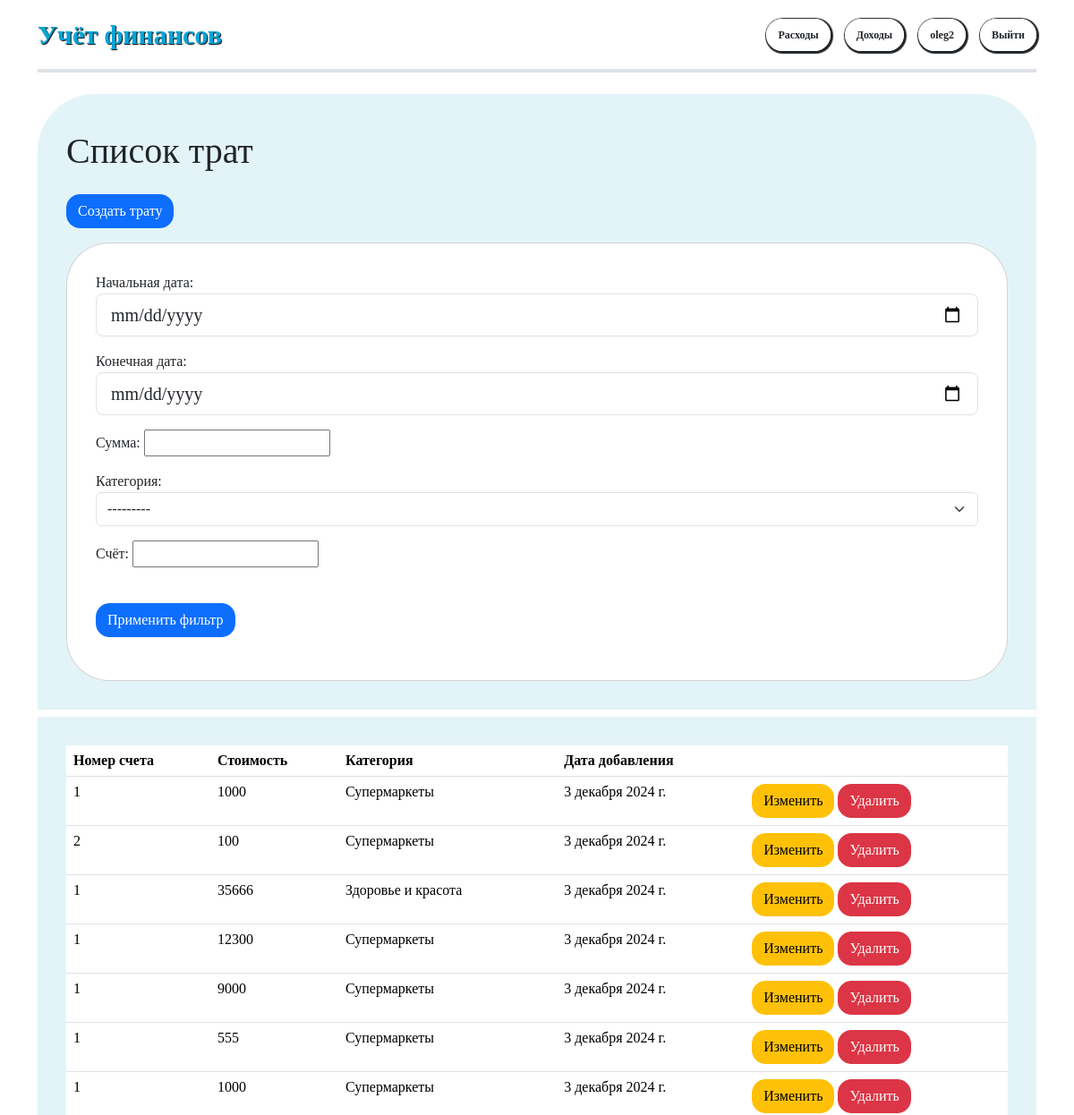
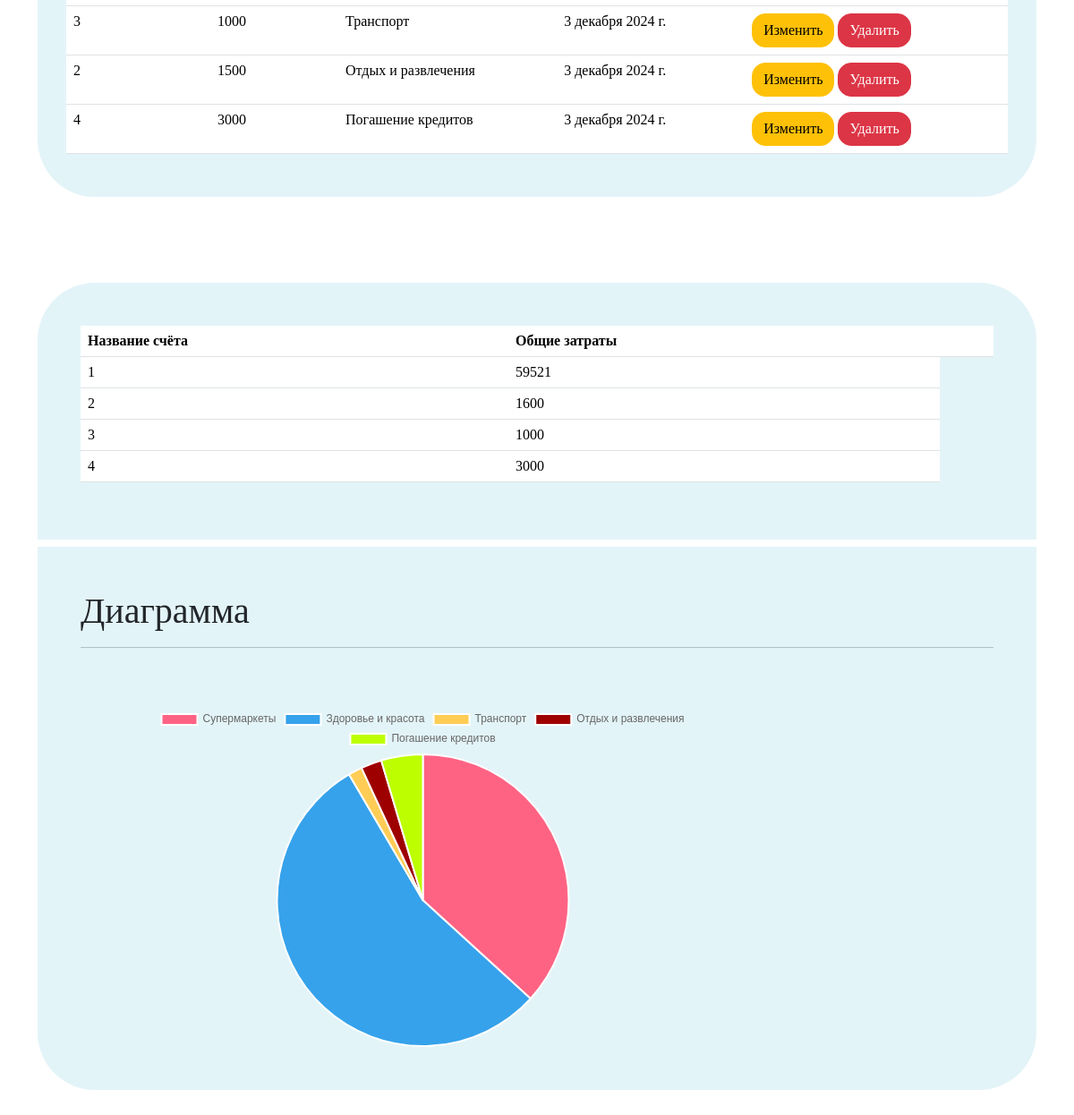
/spending/ (signed in), run on the app's committed database (2 pictures, top to bottom).
### costs/spending/models.py (models this page shows)
class Spending(models.Model):
    price = models.PositiveIntegerField(default=0)
    author = models.ForeignKey(User, on_delete=models.CASCADE, related_name='spendings')
    category = models.CharField(max_length=75, default=None)
    timestamp = models.DateField(auto_now_add=True)
    account = models.CharField(max_length=75, default=1)
    balance = models.PositiveIntegerField(default=0)

### costs/spending/views.py (the view)
# urls.py: path('', views.IndexSpendingsView.as_view(), name='index'),
class IndexSpendingsView(LoginRequiredMixin, View):
    login_url = reverse_lazy('users:login')
    def get(self, request, *args, **kwargs):
        filter1 = LeadEntriesFilter(request.GET, queryset=Spending.objects.filter(author=request.user))
        d1 = prepare(filter1.qs)
        labels, data = list(d1.keys()), list(d1.values())
        filter2 = AccountsFilter(request.GET, queryset=Spending.objects.filter(author=request.user))
        d2 = summarize(filter2.qs)
        return render(request, 'spending/index.html', {'filter1': filter1, 'labels': labels,
                                                     'data': data, 'd2': d2})

### costs/spending/filters.py (called while the page is built)
    @property
    def qs(self):
        parent = super().qs
        return parent.order_by('-timestamp')

    @property
    def qs(self):
        parent = super().qs
        return parent.order_by('account')

### costs/spending/func.py (called while the page is built)
def prepare(qs):
    d = dict()
    for obj in qs:
        cat, price = obj.category, obj.price
        d[cat] = d.get(cat, 0) + price
    return d

def summarize(qs):
    d = dict()
    prev = -1
    for obj in qs:
        acc_id, sm, bal = obj.account, obj.price, obj.balance
        if sm == '':
            sm = 0
        bal += sm
        if prev != acc_id:
            d[acc_id] = d.get(acc_id, 0) + bal
    return d

### templates/spending/index.html (shortened to what this page needs)
{% extends "base.html" %}
{% load bootstrap5 %}
{% block content %}
<div  style="background-color:rgb(164,219,232, 0.3);border:0 solid black; padding:1rem 2rem 2rem 2rem;margin-bottom:.5rem; border-radius: 4rem 4rem 0 0;">
<h1 class="h1 my-4">
    Список трат
</h1>
<a class="btn btn-primary mb-3" href="{% url "spending:create" %}">Создать трату</a>
<div style="border-radius:3rem; padding:1rem;" class="card">
  <div class="card-body">
<form method="get">
    {{ filter1.form.as_p }}
    <br>
  <input type="submit" onclick="Data_reload()" value='Применить фильтр' class="btn btn-primary"/>
</form>
</div>
</div>
</div>
<div style="background-color:rgb(164,219,232, 0.3);border:0 solid black; padding:2rem; border-radius: 0 0 4rem 4rem;">
<table class="table">
    <thead>
      <tr>
        <th scope="col">Номер счета</th>
        <th scope="col">Стоимость</th>
        <th scope="col">Категория</th>
        <th scope="col">Дата добавления</th>
        <th scope="col"></th>
      </tr>
    </thead>
    <tbody>
    {% for sp in filter1.qs %}
      <tr>
        <td>{{ sp.account }}</td>
        <td>{{ sp.price }}</td>
        <td>{{ sp.category }}</td>
        <td>{{ sp.timestamp }}</td>
        <td>
            <a class="btn btn-warning" href="{% url 'spending:update' pk=sp.id %}">Изменить</a>
            <a class="btn btn-danger" href="{% url 'spending:delete' pk=sp.id %}">Удалить</a>
        </td>
      </tr>
    {% endfor %}
    </tbody>
  </table>
</div>
<br>
<br>
<br>
<br>
<div style="background-color:rgb(164,219,232, 0.3);border:0 solid black;padding:3rem;margin-bottom:.5rem; border-radius: 4rem 4rem 0 0;">
{% if data %}
<table class="table">
    <thead>
      <tr>
        <th scope="col">Название счёта</th>
        <th scope="col">Общие затраты</th>
        <th scope="col"></th>
      </tr>
    </thead>
    <tbody>
    {% for acc_id, bal in d2.items %}
      <tr>
        <td>{{ acc_id }}</td>
        <td>{{ bal }}</td>
      </tr>
    {% endfor %}
    </tbody>
  </table>
</div>
<div style="background-color:rgb(164,219,232, 0.3);border:0 solid black;padding:3rem; border-radius: 0 0 4rem 4rem;">
<h1>Диаграмма</h1>
<hr>
<br>
<br>
<div id="container" style="width: 75%;">
    <canvas id="pie-chart"></canvas>
  </div>
</div>
  <script>
    var config = {
      type: 'pie',
      data: {
        datasets: [{
          data: {{ data|safe }},
          backgroundColor: [
          'rgb(255, 99, 132)',
          'rgb(54, 162, 235)',
          'rgb(255, 205, 86)',
          'rgb(158, 0, 0)',
          'rgb(189, 255, 0)',
          'rgb(6, 4, 255)',
          'rgb(6, 160, 95)'
          ],
          label: 'Costs'
        }],
        labels: {{ labels|safe }}
      },
      options: {
        responsive: true
      }
    };
    window.onload = function() {
      var ctx = document.getElementById('pie-chart').getContext('2d');
      window.myPie = new Chart(ctx, config);
    };
</script>
{% else %}
<h1>
    Информация о данном отрезке отстутствует
</h1>
{% endif %}
{% endblock content %}

### templates/base.html (shortened to what this page needs)
<html lang="ru" xmlns:spending="http://www.w3.org/1999/xhtml">
    <head>
        {% load bootstrap5 %}
        {% bootstrap_css %}
<link href="/docs/5.0/dist/css/bootstrap.min.css" rel="stylesheet">
    {% load static %}
    <link href="{% static 'css/style.css' %}" rel="stylesheet">
  </head>
  <body>
<div class="container py-3">
  <header>
    <div  class="d-flex flex-column flex-md-row align-items-center mb-4 pb-3 border-bottom border-4">
      <a href="/" class="d-flex align-items-center text-dark text-decoration-none" previewlistener="true">
        <span class="Name">Учёт финансов</i></span>
      </a>
      <nav class="d-inline-flex mt-2 mt-md-0 ms-md-auto">
        {% if request.user.is_authenticated %}
        <a class="me-3 py-2 text-dark text-decoration-none" href="{% url "spending:index" %}">Расходы</a>
        <a class="me-3 py-2 text-dark text-decoration-none" href="{% url "income:index" %}">Доходы</a>
        <a class="me-3 py-2 text-dark text-decoration-none" href="{% url "users:show" pk=request.user.id %}">{{ request.user.username }}</a>
        <a class="py-2 text-dark text-decoration-none" href="{% url "users:logout" %}">Выйти</a>
        {% else %}
        <a class="me-3 py-2 text-dark text-decoration-none" href="{% url "users:create" %}">Регистрация</a>
        <a class="py-2 text-dark text-decoration-none" href="{% url "users:login" %}">Вход</a>
        {% endif %}
      </nav>
    </div>
  </header>
  <main>
    {% block content %}{% endblock content %}
  </main>
</div>
</body></html>

### templates/base.html (style rules this page uses)
body { margin: 0; padding: 0; font-family: 'century gothic'; }
.btn { border-radius:15px; }
.Name { font-size:2.5vw; color:04a6d9; font-weight:bold; text-shadow: 1px 1px 1px black; }
nav a { font-size:1vw; font-weight:bold; transition:.15s; box-shadow: 1px 1px 1px 2px; border: 1px solid white; padding: 0.3vw 1vw .3vw 1vw; border-radius:3rem; }

### data on the page
Spending: account "1", price "1000", category "Супермаркеты", timestamp "3 декабря 2024 г."
Spending: account "2", price "100", category "Супермаркеты", timestamp "3 декабря 2024 г."
Spending: account "1", price "35666", category "Здоровье и красота", timestamp "3 декабря 2024 г."
Spending: account "1", price "12300", category "Супермаркеты", timestamp "3 декабря 2024 г."
Spending: account "1", price "9000", category "Супермаркеты", timestamp "3 декабря 2024 г."
Spending: account "1", price "555", category "Супермаркеты", timestamp "3 декабря 2024 г."
Spending: account "1", price "1000", category "Супермаркеты", timestamp "3 декабря 2024 г."
Spending: account "3", price "1000", category "Транспорт", timestamp "3 декабря 2024 г."
Spending: account "2", price "1500", category "Отдых и развлечения", timestamp "3 декабря 2024 г."
Spending: account "4", price "3000", category "Погашение кредитов", timestamp "3 декабря 2024 г."

### other printed values
{{ request.user.username }} "oleg2"
{{ acc_id }} "1" "2" "3" "4"
{{ bal }} "59521" "1600" "1000" "3000"
chart data {{ data|safe }} [23955, 35666, 1000, 1500, 3000]
chart data {{ labels|safe }} ['Супермаркеты', 'Здоровье и красота', 'Транспорт', 'Отдых и развлечения', 'Погашение кредитов']
